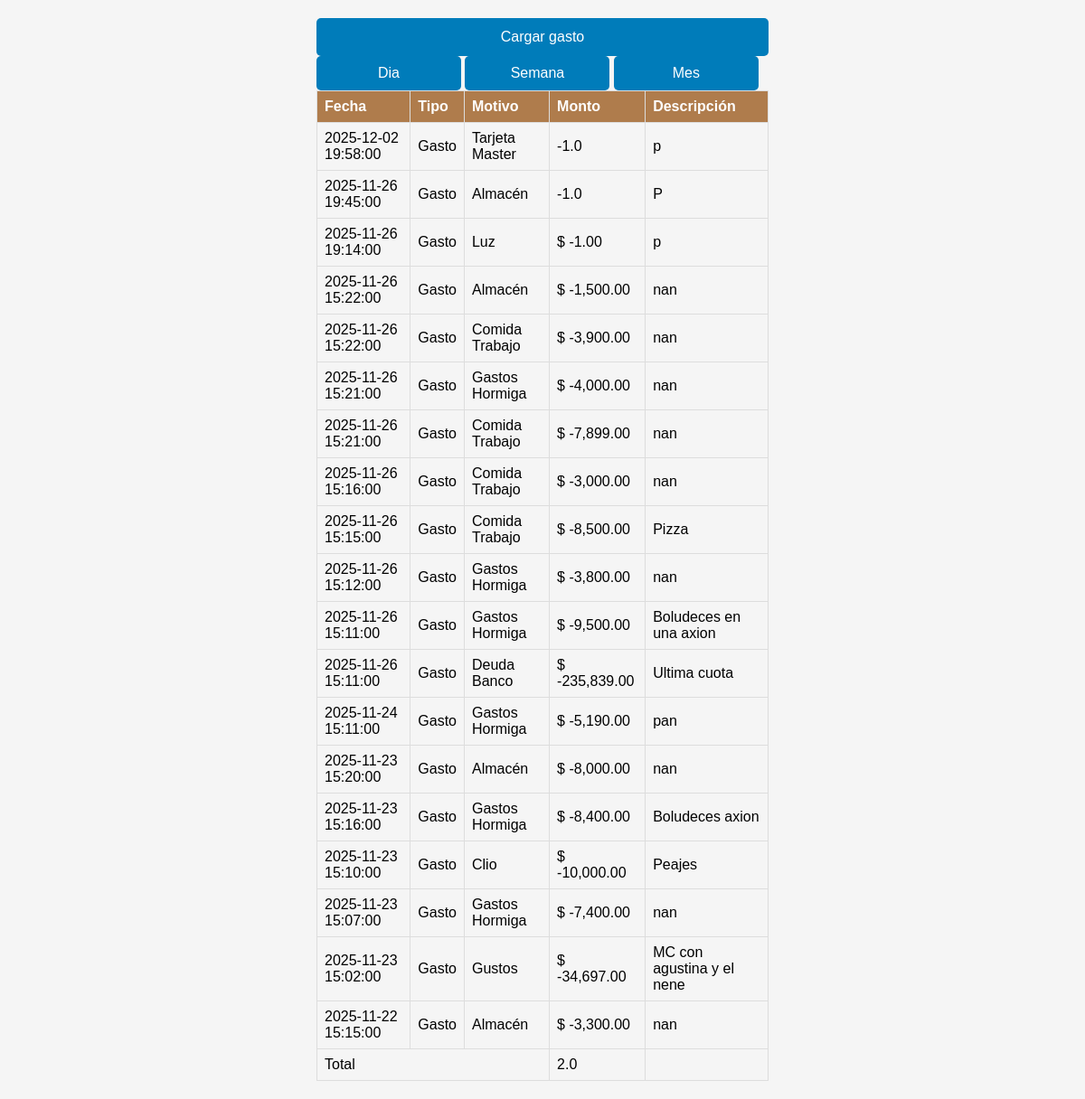
Before: /resumen with the older database file.
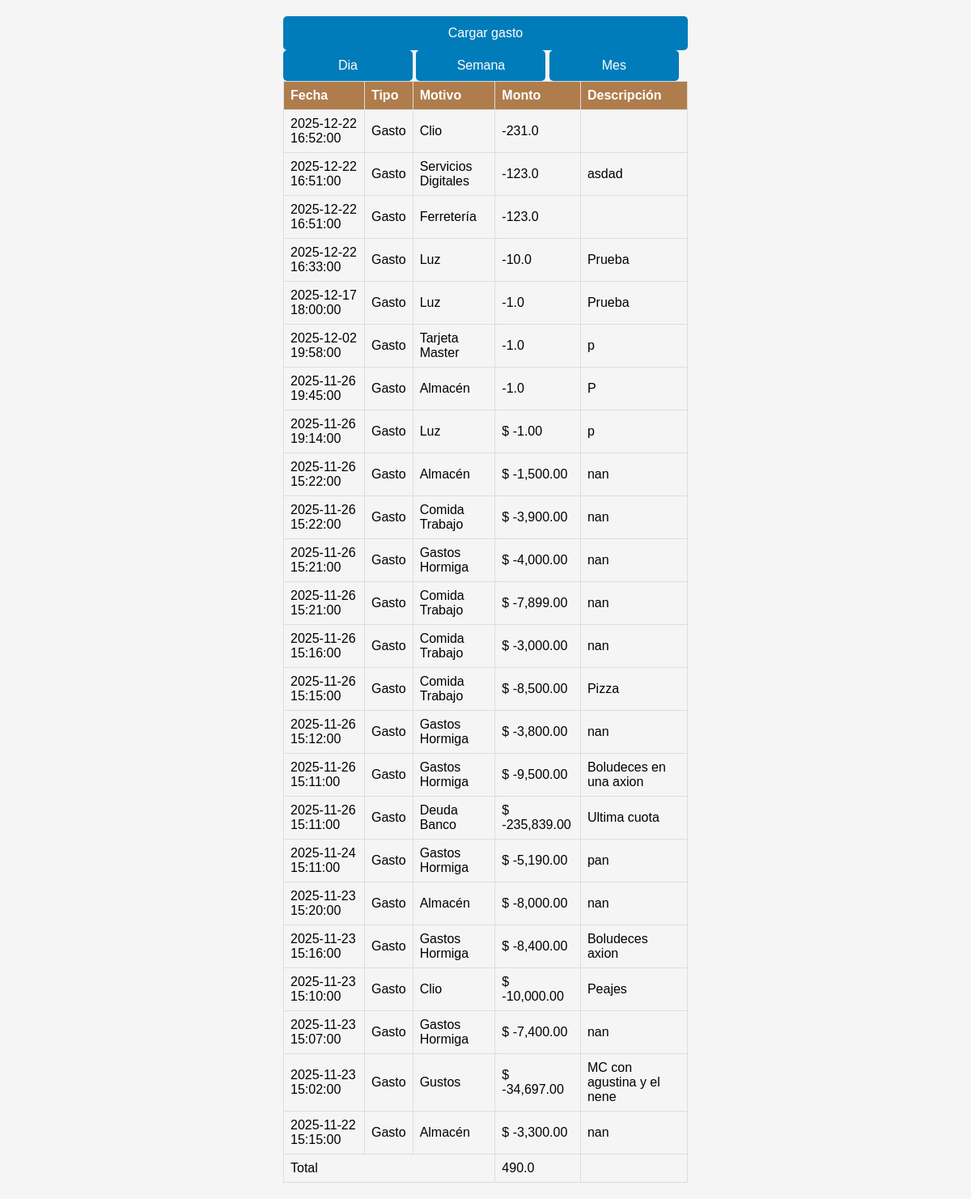
After: the same page with the newer database file.
### tables this page shows
CREATE TABLE datos (FECHA TEXT, TIPO TEXT, MOTIVO TEXT, IMPORTE TEXT, DESCRIPCION TEXT);

### app.py (the view, shortened to what this page needs)
@app.route('/resumen', methods=["GET","POST"])
def resumen():
    dias = request.args.get('dias', default=30, type=int)
    resultados = funciones.traer_datos(dias)
    return render_template('resumen.html', resultados=resultados)

### funciones.py (called while the page is built)
def traer_datos(dias=7):
    conn = sqlite3.connect('gastos.db')
    cursor = conn.cursor()
    cursor.execute("""

        SELECT * FROM datos
        WHERE date(FECHA) >= date ('now',?)
        order by FECHA DESC


    """,(f'-{dias} day',))
    resultados = cursor.fetchall()
    return(resultados)

### templates/resumen.html (shortened to what this page needs)
<!doctype html>
<html lang="es">
<head>
  <link rel="stylesheet" href="/static/styles.css">
</head>
<table>
    <thead>
        <tr>
            <th>Fecha</th>
            <th>Tipo</th>
            <th>Motivo</th>
            <th>Monto</th>
            <th>Descripción</th>
        </tr>
    </thead>
<body>
  <main>
    <button onclick="window.location.href='/'">Cargar gasto</button>
    <form class="form" method="post" style="display: inline;">
      <button type="submit" name="dia" value="1" style="width: 32%;padding: 10px;">Dia</button>
      <button type="submit" name="semana" value="7" style="width: 32%;padding: 10px;">Semana</button>
      <button type="submit" name="mes" value="30" style="width: 32%;padding: 10px;">Mes</button>
    </form>
    {%set ns = namespace(total=0.0)%}
    {% for resultado in resultados %}
      <tr>
            <td>{{ resultado[0] }}</li>
            <td>{{ resultado[1] }}</li>
            <td>{{ resultado[2] }}</li>
            <td>{{ resultado[3] }}</li>
            <td>{{ resultado[4] }}</li>
            {%set  ns.total = ns.total - (resultado[3]|float)%}
    </tr>
    {% endfor %}
    <tfoot>
      <tr>
        <td colspan="3">Total</td>
        <td>{{ ns.total }}</td>
        <td></td>
      </tr>
    </tfoot>
  </main>
</body>
</html>

### static/styles.css (style rules this page uses)
body { font-family: Arial, sans-serif; max-width: 500px; margin: 0 auto; padding: 20px; background-color: #f5f5f5; }
button { background: #007cba; color: white; padding: 12px 20px; border: none; border-radius: 5px; cursor: pointer; width: 100%; font-size: 16px; }
table { width: 100%; border-collapse: collapse; }
th, td { border: 1px solid #ddd; padding: 8px; text-align: left; }
th { background-color: #af7c4c; color: white; }

Changed rows visible on the page:
added datos: FECHA "2025-12-22 16:52:00", TIPO "Gasto", MOTIVO "Clio", IMPORTE "-231.0"
added datos: FECHA "2025-12-22 16:51:00", TIPO "Gasto", MOTIVO "Servicios Digitales", IMPORTE "-123.0", DESCRIPCION "asdad"
added datos: FECHA "2025-12-22 16:51:00", TIPO "Gasto", MOTIVO "Ferretería", IMPORTE "-123.0"
added datos: FECHA "2025-12-22 16:33:00", TIPO "Gasto", MOTIVO "Luz", IMPORTE "-10.0", DESCRIPCION "Prueba"
added datos: FECHA "2025-12-17 18:00:00", TIPO "Gasto", MOTIVO "Luz", IMPORTE "-1.0", DESCRIPCION "Prueba"
Other visible differences:
{{ ns.total }}: "2.0" → "490.0"
